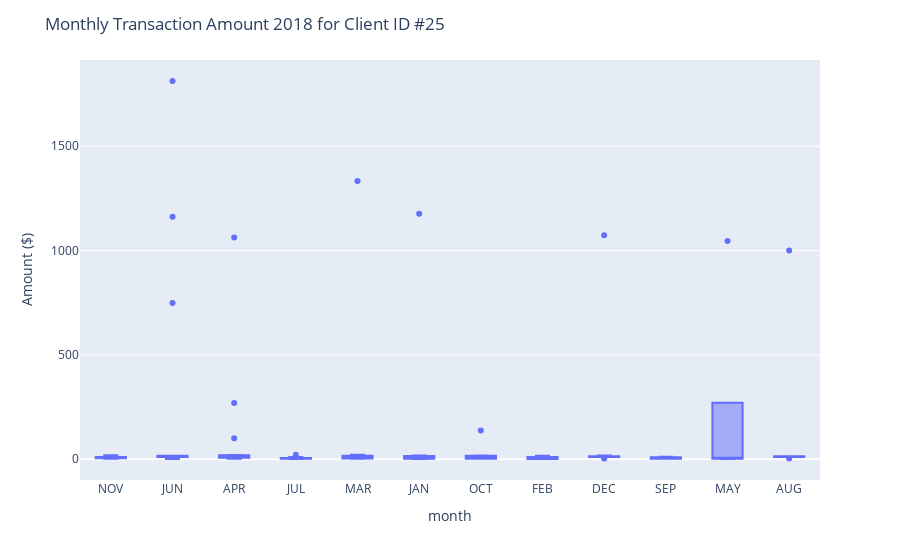

Notebook cell for this chart:
### Code cell
fig_25 = px.box(cardholder_mon_25, x="month", y="amount")
fig_25.update_layout(title_text="Monthly Transaction Data for Client ID #25", yaxis_title='Amount',)
fig_25.show()

### Figure 1 — Plotly figure (JSON) as saved in the notebook; plotly's stock layout.template omitted (floating-point values rounded to 4 significant figures)
{"data": [{"alignmentgroup": "True", "hovertemplate": "month=%{x}<br>amount=%{y}<extra></extra>", "legendgroup": "", "marker": {"color": "#636efa"}, "name": "", "notched": false, "offsetgroup": "", "orientation": "v", "showlegend": false, "type": "box", "x": ["NOV", "JUN", "APR", "JUL", "NOV", "APR", "MAR", "JAN", "OCT", "MAR", "FEB", "DEC", "JUL", "JUN", "MAR", "JUN", "APR", "NOV", "MAR", "MAR", "JUN", "APR", "FEB", "JUL", "JUN", "NOV", "SEP", "MAY", "JAN", "MAR", "JUN", "DEC", "NOV", "APR", "DEC", "FEB", "DEC", "FEB", "MAY", "NOV", "JUN", "MAR", "MAY", "MAR", "JUL", "MAR", "FEB", "JUN", "DEC", "DEC", "NOV", "NOV", "OCT", "JUN", "AUG", "JUN", "APR", "APR", "JAN", "DEC", "APR", "SEP", "AUG", "APR", "DEC", "APR", "NOV", "MAR", "FEB", "JUN", "AUG", "OCT", "JAN", "JAN", "JUN", "MAY", "DEC", "JAN", "OCT", "SEP", "APR", "SEP", "JUL", "JUN", "JUL", "JUL", "AUG", "DEC", "FEB", "JUL", "APR", "SEP", "JUL", "DEC", "NOV", "JUN", "SEP", "APR", "FEB", "APR", "NOV", "APR", "OCT", "OCT", "FEB", "AUG", "FEB", "MAR", "JAN", "NOV", "OCT", "MAR", "APR", "JAN", "SEP", "OCT", "OCT", "MAR", "MAY", "AUG", "JAN", "DEC", "JAN", "JUL"], "x0": " ", "xaxis": "x", "y": [10, 16.29, 10.02, 1.2, 11.38, 2.62, 1.65, 2.75, 2.11, 10.1, 1.18, 12.86, 5.15, 1162, 3.08, 11.88, 269, 5.16, 16.58, 1334, 10.69, 20.03, 11.01, 20.73, 749, 8.07, 1.66, 2.27, 1.65, 2.88, 5.24, 10.58, 18.88, 10.06, 3.8, 1.26, 10.73, 10.75, 12.15, 10.55, 16.61, 18.28, 1046, 4.2, 10.17, 21.04, 10.81, 15.98, 10.8, 10.05, 2.32, 6.02, 16.49, 2.27, 3.35, 11.01, 1063, 10.24, 1.39, 3.97, 7.08, 5.34, 1001, 7.39, 1074, 15.66, 11.33, 13.57, 0.91, 1813, 10.15, 17.47, 2.93, 2.22, 1.03, 1.1, 14.36, 10.74, 10.63, 3.36, 6.01, 11.91, 2.03, 10.15, 1.67, 6.13, 14.64, 11.7, 2.63, 4.15, 2.79, 3.52, 3.65, 17.11, 1.89, 11.53, 1.61, 16.5, 5.97, 100, 3.02, 17.15, 10, 1.74, 16.7, 10.19, 3.69, 12.42, 15.86, 10.63, 4.23, 2.04, 10.15, 1177, 10.41, 137, 2.6, 2.56, 5.97, 10.21, 1.46, 10.14, 17.84, 1.56], "y0": " ", "yaxis": "y"}], "layout": {"boxmode": "group", "legend": {"tracegroupgap": 0}, "margin": {"t": 60}, "title": {"text": "Monthly Transaction Amount 2018 for Client ID #25"}, "xaxis": {"anchor": "y", "domain": [0, 1], "title": {"text": "month"}}, "yaxis": {"anchor": "x", "domain": [0, 1], "title": {"text": "Amount ($)"}}}}
